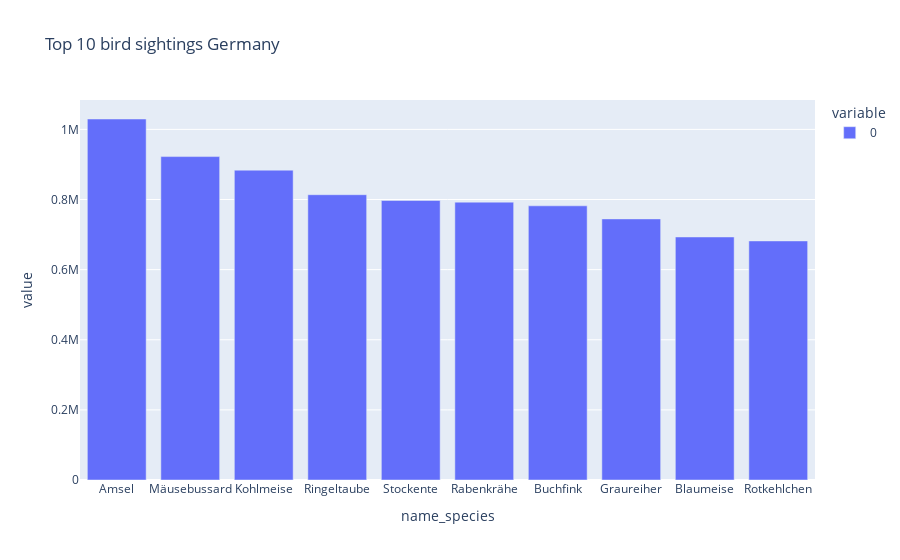

The notebook cell this image was saved under:
### Markdown cell above
#### Germany

### Code cell
fig = px.bar(n_per_species_de.sort_values(ascending=False)[0:10], title='Top 10 bird sightings Germany')
fig.show()

### Figure 1 — Plotly figure (JSON) as saved in the notebook; plotly's stock layout.template omitted (floating-point values rounded to 4 significant figures)
{"data": [{"alignmentgroup": "True", "hovertemplate": "variable=0<br>name_species=%{x}<br>value=%{y}<extra></extra>", "legendgroup": "0", "marker": {"color": "#636efa", "pattern": {"shape": ""}}, "name": "0", "offsetgroup": "0", "orientation": "v", "showlegend": true, "textposition": "auto", "type": "bar", "x": ["Amsel", "Mäusebussard", "Kohlmeise", "Ringeltaube", "Stockente", "Rabenkrähe", "Buchfink", "Graureiher", "Blaumeise", "Rotkehlchen"], "xaxis": "x", "y": [1029633, 922421, 883756, 813706, 797187, 792538, 782016, 744692, 693152, 681878], "yaxis": "y"}], "layout": {"barmode": "relative", "legend": {"title": {"text": "variable"}, "tracegroupgap": 0}, "title": {"text": "Top 10 bird sightings Germany"}, "xaxis": {"anchor": "y", "domain": [0, 1], "title": {"text": "name_species"}}, "yaxis": {"anchor": "x", "domain": [0, 1], "title": {"text": "value"}}}}
